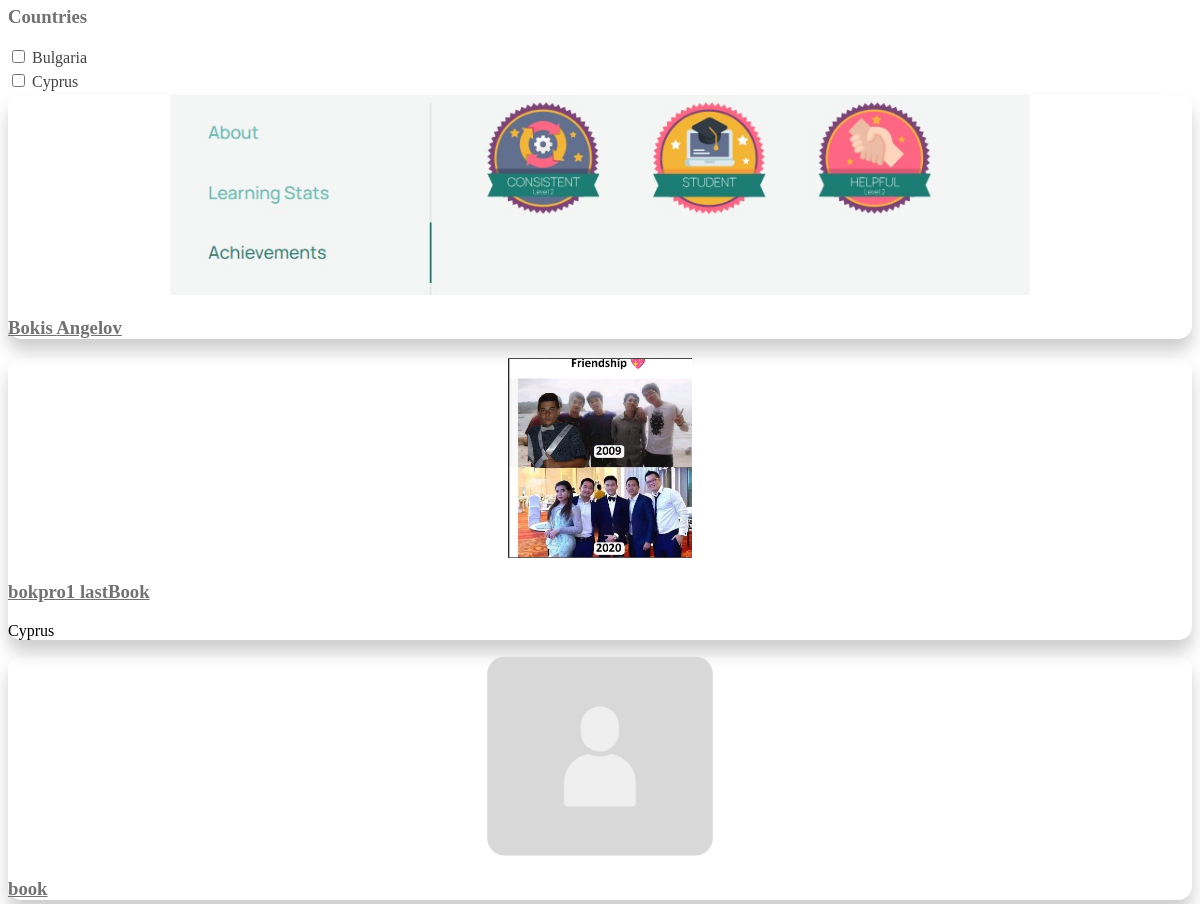
The app's page /profiles/ (middle part), older data.
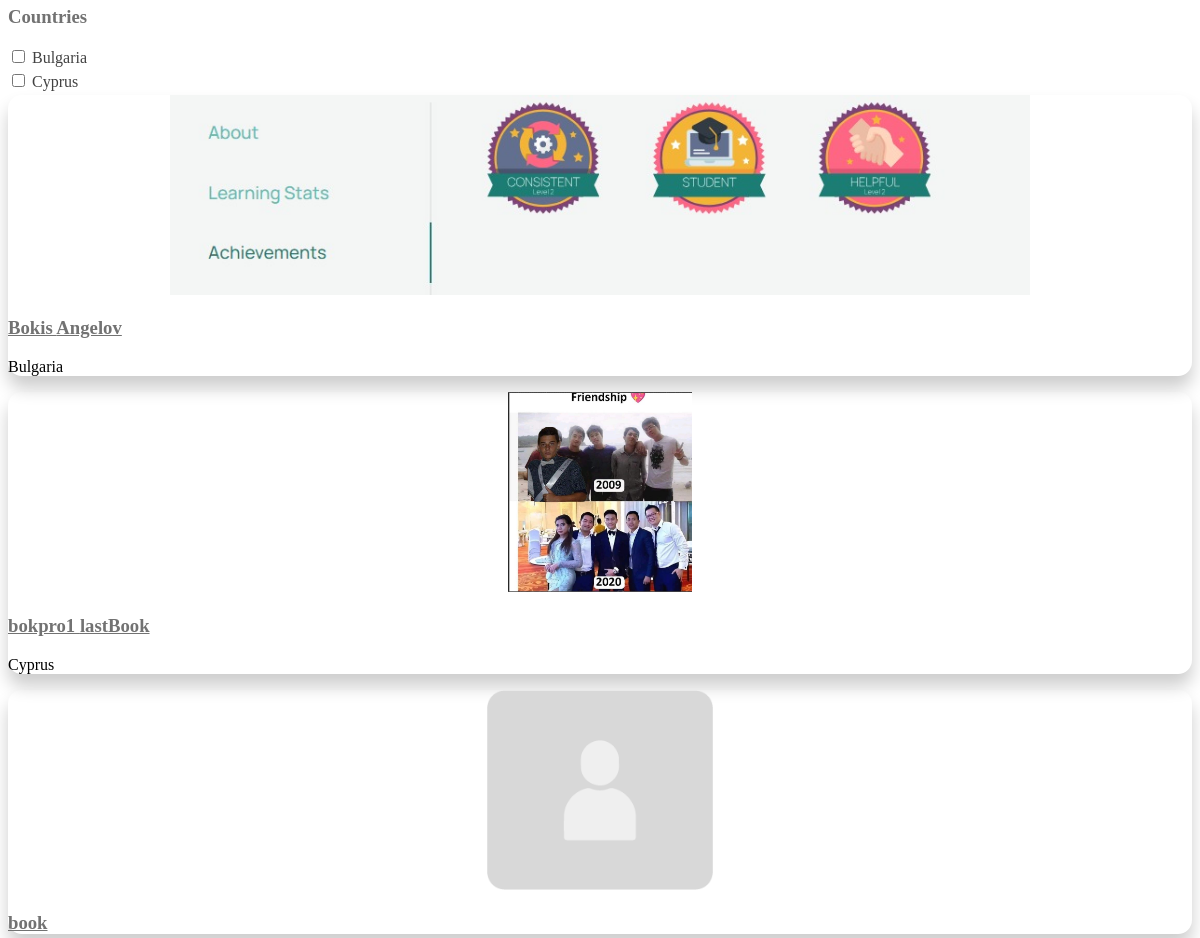
The same page, newer data.
### main/models.py (models this page shows, shortened)
class UserProfile(models.Model):
    USER_TYPE_CHOICES = (
        ('customer', 'Customer'),
        ('producer', 'Producer'),
    )
    user = models.OneToOneField(User, on_delete=models.CASCADE, null=True, blank=True)
    username = models.CharField(max_length=200, blank=True, null=True)
    user_type = models.CharField(max_length=10, choices=USER_TYPE_CHOICES, default='Customer')
    id = models.UUIDField(default=uuid.uuid1, unique=True, primary_key=True, editable=False)
    created = models.DateTimeField(default=datetime.datetime.now)
    first_name = models.CharField(max_length=50, blank=False, null=True)
    last_name = models.CharField(max_length=50, blank=False, null=True)
    username = models.CharField(max_length=50, unique=True)
    password = models.CharField(max_length=100, null=True, blank=False)  # Ensure to handle passwords securely
    email = models.EmailField(unique=True, blank=False, null=True)
    profile_image = models.ImageField(upload_to='profile_images/', null=True, blank=True, default="/images/default_userimg.png")
    phone_number = models.CharField(max_length=15, blank=True, null=True)
    address = models.TextField(max_length=200, blank=True, null=True)
    company_name = models.CharField(max_length=100, null=True, blank=True)
    country = CountryField(blank_label='Select country', null=True, blank=False)
    class Meta:
        ordering = ['created']

### main/views.py (the view)
# urls.py: path('profiles/', views.userProfiles, name="userprofiles"),
def userProfiles(request):
    profiles = UserProfile.objects.filter(user_type='producer')
    country_codes = (
        UserProfile.objects.filter(user_type='producer')
        .exclude(country=None)
        .values_list('country', flat=True)
        .distinct()
    )
    countries = [
        {"code": code, "name": pycountry.countries.get(alpha_2=code).name}
        for code in set(country_codes)
    ]
    context = {'profiles': profiles, 'countries': countries}
    return render(request, 'main/profiles.html', context)

### main/templates/main/profiles.html (shortened to what this page needs)
{% extends 'main.html' %}
{% block content %}
<div class="uk-grid-small" id="sticky-div" uk-grid>
    <div class="uk-width-1-4">
        <div class="uk-card uk-padding-remove-left">
            <div class="uk-card-header uk-padding-remove-left uk-padding-remove-bottom">
                <h3 class="uk-card-title">Countries</h3>
            </div>
            <div class="uk-card-body uk-padding-remove-left uk-padding-remove-top uk-margin-top">
                <form id="country-form">
                    {% for country in countries %}
                        <label style="display: block;" class="uk-margin ">
                            <input type="checkbox" class="country-checkbox uk-checkbox" name="country" value="{{ country.code }}" />
                            {{ country.name }}
                        </label>
                    {% endfor %}
                </form>
            </div>
        </div>
    </div>
    <div class="uk-width-3-4">
        <div id="producers-list" class="uk-child-width-1-3@l uk-child-width-1-2@s uk-grid uk-grid-match products-grid" uk-grid>
            {% include 'main/profiles_filter_grid.html' %}
        </div>
    </div>
</div>
{% endblock %}

### main/templates/main/profiles_filter_grid.html
{% for profile in profiles %}
<div>
    <div class="uk-card uk-card-default uk-card-body">
        <div class="grid-img">
            {% if profile.profile_image %}
                <img src="{{ profile.profile_image.url }}" alt="{{ profile.first_name }}">
            {% else %}
            <img src="/media/images/default_userimg.png" alt="{{ profile.first_name }}">
            {% endif %}
        </div>
        <h3><a href="{% url 'user-profile' profile.id %}">{{ profile.first_name }} {% if profile.last_name %} {{ profile.last_name }} {% endif %}</a></h3>
        {% if profile.country %}
        <p>{{ profile.country.name }}</p>
        {% endif %}
    </div>
</div>
{% empty %}
<div>
    <h2>No producers found</h2>
</div>
{% endfor %}

Row changes from the older to the newer data that the page shows:
changed UserProfile "Bokis": country empty → "BG" (drawn); country.name (not shown) → "Bulgaria"
